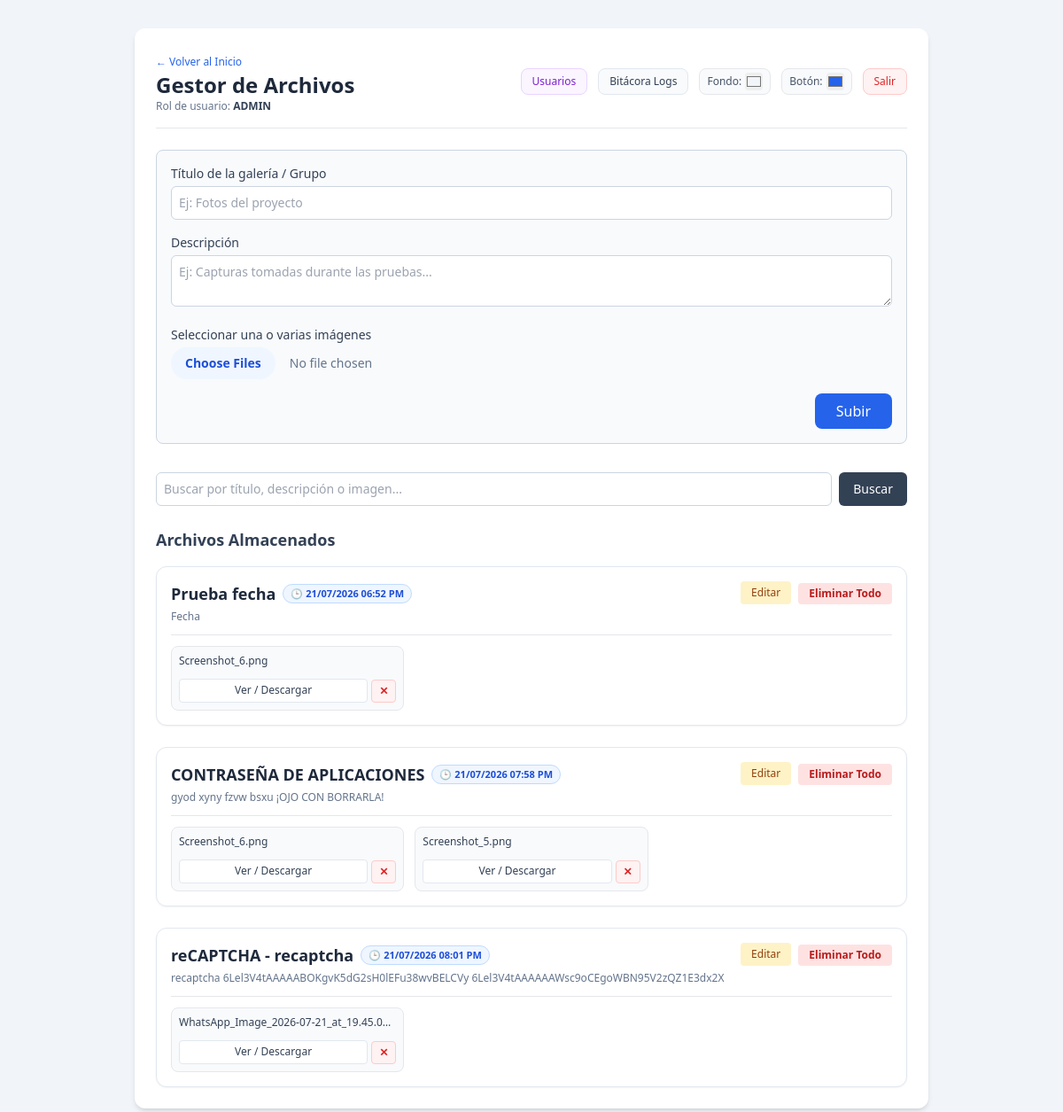
/gestor (signed in), run on the app's committed database.
### tables this page shows
CREATE TABLE galerias (
        id TEXT PRIMARY KEY,
        titulo TEXT NOT NULL,
        descripcion TEXT,
        fecha TEXT
    );

CREATE TABLE archivos (
        id INTEGER PRIMARY KEY AUTOINCREMENT,
        galeria_id TEXT,
        filename TEXT NOT NULL,
        FOREIGN KEY(galeria_id) REFERENCES galerias(id) ON DELETE CASCADE
    );

### app.py (the view)
@app.route('/gestor')
@login_required
def index():
    busqueda = request.args.get('q', '').strip().lower()
    conn = sqlite3.connect(DB_NAME)
    cursor = conn.cursor()
    cursor.execute("SELECT id, titulo, descripcion, fecha FROM galerias")
    rows = cursor.fetchall()
    galerias = []
    fecha_defecto = datetime.now().strftime("%d/%m/%Y %I:%M %p")
    for r in rows:
        galeria_id, titulo, descripcion, fecha = r[0], r[1], r[2], r[3]
        if not fecha:
            fecha = fecha_defecto
        cursor.execute("SELECT filename FROM archivos WHERE galeria_id = ?", (galeria_id,))
        archivos = [f[0] for f in cursor.fetchall()]
        item = {'id': galeria_id, 'titulo': titulo, 'descripcion': descripcion, 'fecha': fecha, 'archivos': archivos}
        if busqueda:
            if busqueda in titulo.lower() or busqueda in descripcion.lower() or any(busqueda in a.lower() for a in archivos):
                galerias.append(item)
        else:
            galerias.append(item)
    conn.close()
    return render_template('index.html', galerias=galerias, busqueda=busqueda, rol=session.get('rol'))

### app.py (called while the page is built)
def login_required(f):
    @wraps(f)
    def decorated_function(*args, **kwargs):
        if not session.get('logged_in'):
            return redirect(url_for('login'))
        return f(*args, **kwargs)
    return decorated_function

### templates/index.html (shortened to what this page needs)
<!DOCTYPE html>
<html lang="es">
<head>
    <script src="https://cdn.tailwindcss.com"></script>
</head>
<body id="main-body" class="bg-slate-100 min-h-screen p-8 transition-colors duration-300">
    <div class="max-w-4xl mx-auto bg-white rounded-xl shadow-md p-6">
        <div class="flex flex-col sm:flex-row justify-between items-start sm:items-center border-b pb-4 mb-6 gap-4">
            <div>
                <a href="/bienvenida" class="text-xs text-blue-600 hover:underline">← Volver al Inicio</a>
                <h1 class="text-2xl font-bold text-slate-800">Gestor de Archivos</h1>
                <p class="text-xs text-slate-500">Rol de usuario: <span class="font-bold text-slate-700 uppercase">{{ rol }}</span></p>
            </div>
            <div class="flex flex-wrap items-center gap-3">
                {% if rol == 'admin' %}
                    <a href="/usuarios" class="text-xs bg-purple-50 text-purple-700 border border-purple-200 px-3 py-1.5 rounded-lg font-medium hover:bg-purple-100">Usuarios</a>
                    <a href="/logs" class="text-xs bg-slate-50 text-slate-700 border border-slate-200 px-3 py-1.5 rounded-lg font-medium hover:bg-slate-100">Bitácora Logs</a>
                {% endif %}
                <div class="flex items-center gap-1 bg-slate-50 px-2 py-1 border rounded-lg">
                    <label for="bgPicker" class="text-xs text-slate-600">Fondo:</label>
                    <input type="color" id="bgPicker" value="#f1f5f9" oninput="aplicarFondoRgb(this.value)" class="w-5 h-5 rounded cursor-pointer border-0">
                </div>
                <div class="flex items-center gap-1 bg-slate-50 px-2 py-1 border rounded-lg">
                    <label for="btnPicker" class="text-xs text-slate-600">Botón:</label>
                    <input type="color" id="btnPicker" value="#2563eb" oninput="aplicarBotonRgb(this.value)" class="w-5 h-5 rounded cursor-pointer border-0">
                </div>
                <a href="/logout" class="text-xs bg-red-50 text-red-600 border border-red-200 px-3 py-1.5 rounded-lg hover:bg-red-100 font-medium">
                    Salir
                </a>
            </div>
        </div>
        {% if rol == 'admin' %}
        <form action="/subir" method="POST" enctype="multipart/form-data" class="mb-8 p-4 bg-slate-50 border border-slate-300 rounded-lg flex flex-col gap-4">
            <div>
                <label class="block text-sm font-medium text-slate-700 mb-1">Título de la galería / Grupo</label>
                <input type="text" name="titulo" placeholder="Ej: Fotos del proyecto" required class="w-full text-sm p-2 border border-slate-300 rounded-md focus:outline-none focus:ring-2 focus:ring-blue-500">
            </div>
            <div>
                <label class="block text-sm font-medium text-slate-700 mb-1">Descripción</label>
                <textarea name="descripcion" placeholder="Ej: Capturas tomadas durante las pruebas..." rows="2" class="w-full text-sm p-2 border border-slate-300 rounded-md focus:outline-none focus:ring-2 focus:ring-blue-500"></textarea>
            </div>
            <div>
                <label class="block text-sm font-medium text-slate-700 mb-1">Seleccionar una o varias imágenes</label>
                <input type="file" name="archivo" multiple required class="block w-full text-sm text-slate-500 file:mr-4 file:py-2 file:px-4 file:rounded-full file:border-0 file:text-sm file:font-semibold file:bg-blue-50 file:text-blue-700 hover:file:bg-blue-100">
            </div>
            <button type="submit" class="btn-custom text-white px-6 py-2 rounded-lg font-medium transition-colors self-end bg-blue-600">
                Subir
            </button>
        </form>
        {% else %}
        <div class="mb-6 p-3 bg-amber-50 border border-amber-200 text-amber-800 text-xs rounded-lg">
            ℹ️ Modo Consulta Activo: Estás navegando con un usuario estándar. Solo tienes permisos para visualizar y descargar archivos.
        </div>
        {% endif %}
        <div class="mb-6 flex gap-2">
            <form action="/gestor" method="GET" class="flex w-full gap-2">
                <input type="text" name="q" value="{{ busqueda }}" placeholder="Buscar por título, descripción o imagen..." class="w-full text-sm p-2 border border-slate-300 rounded-md focus:outline-none focus:ring-2 focus:ring-blue-500">
                <button type="submit" class="bg-slate-700 text-white px-4 py-2 rounded-md text-sm font-medium hover:bg-slate-800 transition-colors">
                    Buscar
                </button>
            </form>
        </div>
        <h2 class="text-lg font-semibold text-slate-700 mb-4">Archivos Almacenados</h2>
        {% if galerias %}
            <div class="flex flex-col gap-6">
                {% for galeria in galerias %}
                    <div class="border rounded-xl p-4 bg-white shadow-sm border-slate-200">
                        <div class="flex justify-between items-start border-b pb-3 mb-3">
                            <div>
                                <div class="flex items-center gap-2 mb-1">
                                    <h3 class="text-lg font-bold text-slate-800">{{ galeria.titulo }}</h3>
                                    <span class="text-[11px] bg-blue-50 text-blue-700 font-semibold px-2 py-0.5 rounded-full border border-blue-200 flex items-center gap-1">
                                        🕒 {{ galeria.fecha }}
                                    </span>
                                </div>
                                <p class="text-xs text-slate-500">{{ galeria.descripcion }}</p>
                            </div>
                            {% if rol == 'admin' %}
                            <div class="flex gap-2">
                                <button onclick="document.getElementById('edit-form-{{ galeria.id }}').classList.toggle('hidden')" class="text-xs bg-amber-100 text-amber-800 px-3 py-1 rounded hover:bg-amber-200">
                                    Editar
                                </button>
                                <form action="/eliminar_galeria/{{ galeria.id }}" method="POST" onsubmit="return confirm('⚠️ ¿ESTÁS SEGURO DE ELIMINAR ESTA GALERÍA?\n\nTítulo: {{ galeria.titulo }}\nSe borrarán todos los archivos contenidos.');">
                                    <button type="submit" class="text-xs bg-red-100 text-red-700 px-3 py-1 rounded hover:bg-red-200 font-semibold">
                                        Eliminar Todo
                                    </button>
                                </form>
                            </div>
                            {% endif %}
                        </div>
                        <div class="grid grid-cols-1 sm:grid-cols-2 md:grid-cols-3 gap-3">
                            {% for img in galeria.archivos %}
                                <div class="border rounded-lg p-2 bg-slate-50 flex flex-col justify-between gap-2">
                                    <p class="text-xs text-slate-700 font-medium truncate mb-1" title="{{ img }}">{{ img }}</p>
                                    <div class="flex gap-1">
                                        <a href="{{ url_for('ver_archivo', filename=img) }}" target="_blank" class="flex-1 text-xs text-center bg-white border border-slate-200 text-slate-700 py-1 rounded hover:bg-slate-100">
                                            Ver / Descargar
                                        </a>
                                        {% if rol == 'admin' %}
                                        <form action="/eliminar_imagen/{{ galeria.id }}/{{ img }}" method="POST" onsubmit="return confirm('⚠️ ¿Deseas eliminar únicamente el archivo {{ img }}?');">
                                            <button type="submit" class="text-xs bg-red-50 text-red-600 border border-red-200 px-2 py-1 rounded hover:bg-red-100 font-bold">
                                                ✕
                                            </button>
                                        </form>
                                        {% endif %}
                                    </div>
                                </div>
                            {% endfor %}
                        </div>
                    </div>
                {% endfor %}
            </div>
        {% else %}
            <p class="text-slate-400 text-sm">No se encontraron archivos o galerías.</p>
        {% endif %}
    </div>
</body>
</html>

### data on the page
galerias: titulo "Prueba fecha", fecha "21/07/2026 06:52 PM", descripcion "Fecha"
archivos: filename "Screenshot_6.png"
galerias: titulo "CONTRASEÑA DE APLICACIONES", fecha "21/07/2026 07:58 PM", descripcion "gyod xyny fzvw bsxu ¡OJO CON BORRARLA!"
archivos: filename "Screenshot_6.png"
archivos: filename "Screenshot_5.png"
galerias: titulo "reCAPTCHA - recaptcha", fecha "21/07/2026 08:01 PM", descripcion "recaptcha 6Lel3V4tAAAAABOKgvK5dG2sH0lEFu38wvBELCVy 6Lel3V4tAAAAAAWsc9oCEgoWBN95V2zQZ1E3dx2X"
archivos: filename "WhatsApp_Image_2026-07-21_at_19.45.0…"

### other printed values
{{ rol }} "ADMIN"
